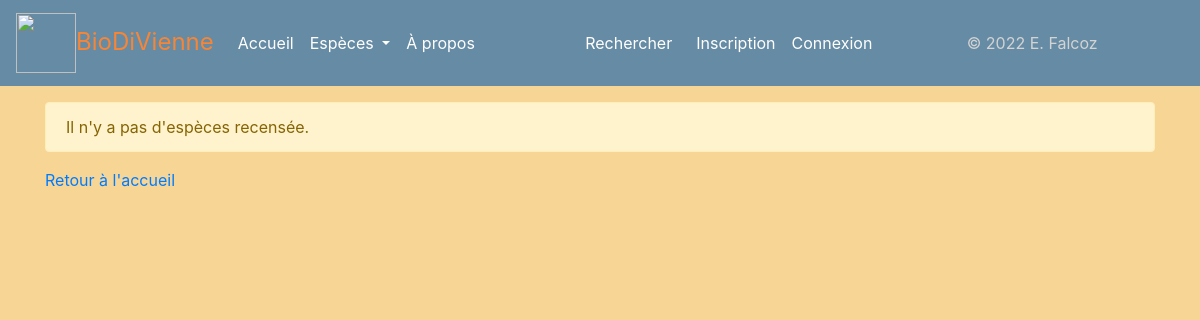
/regne/2, run on an earlier commit of the app's database.
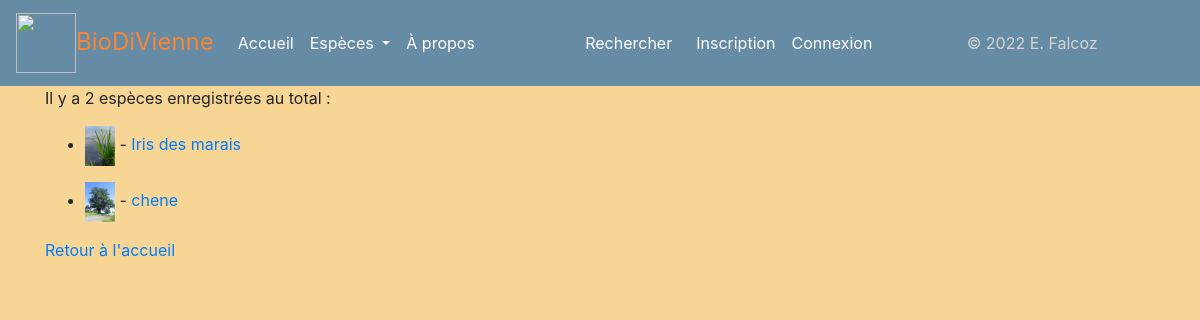
And on a later commit of the database.
### app25OK.py (models this page shows)
class Espece(db.Model):
    espece_id = db.Column(db.Integer, unique=True, nullable=False, primary_key=True, autoincrement=True)
    espece_fichier = db.Column(db.Text, unique=True, nullable=False)
    espece_regne = db.Column(db.Text)
    espece_nom_vernaculaire = db.Column(db.Text, nullable=False)
    espece_nom_latin = db.Column(db.Text, unique=True, nullable=False)
    espece_description = db.Column(db.Text)
    espece_preoccupation = db.Column(db.Text)
    authorships = db.relationship("Authorship", back_populates="espece")

### app25OK.py (the view)
@app.route('/regne/<int:espece_id>')
def regne(espece_id):
    especes = []
    if espece_id == 0:
        especes = Espece.query.all()
    elif espece_id == 1:
        especes = Espece.query.filter(Espece.espece_regne.like("animal")).all()
    elif espece_id == 2:
        especes = Espece.query.filter(Espece.espece_regne.like("vegetal")).all()
    else:
        especes = []
    return render_template('regne2.html', especes=especes)

### templates/regne2.html (shortened to what this page needs)
{% extends "conteneur3.html" %}
{% block corps %}
    {% if especes|length == 0 %}
<p>
    <div class="alert alert-warning" role="alert">
      Il n'y a pas d'espèces recensée.
    </div></p>
    {% elif especes|length == 1 %}
        <p>Il y a une espèce enregistrée :</p>
    {% else %}
        <p>Il y a {{ especes|length }} espèces enregistrées au total :</p>
    {% endif %}
    <ul>
        {% for espece in especes %}
        <p><li><img src=/display/{{espece.espece_fichier}} width="30px" height="auto"> -
        <a href="{{url_for('espece', espece_id=espece.espece_id)}}">{{espece.espece_nom_vernaculaire}}</a></li></p>
            {% endfor %}
        </ul>
        <p>
        <a href="{{url_for('accueil')}}">Retour à l'accueil</a>
        </p>
{% endblock %}

What changed in the data, as far as the page shows it:
added Espece: espece_fichier (picture), espece_nom_vernaculaire "Iris des marais"
added Espece: espece_fichier (picture), espece_nom_vernaculaire "chene"
Also different on the page:
{{ especes|length }}: (not shown) → "2"
text no longer shown: "Il n'y a pas d'espèces recensée."
text now shown: "Il y a espèces enregistrées au total :"
